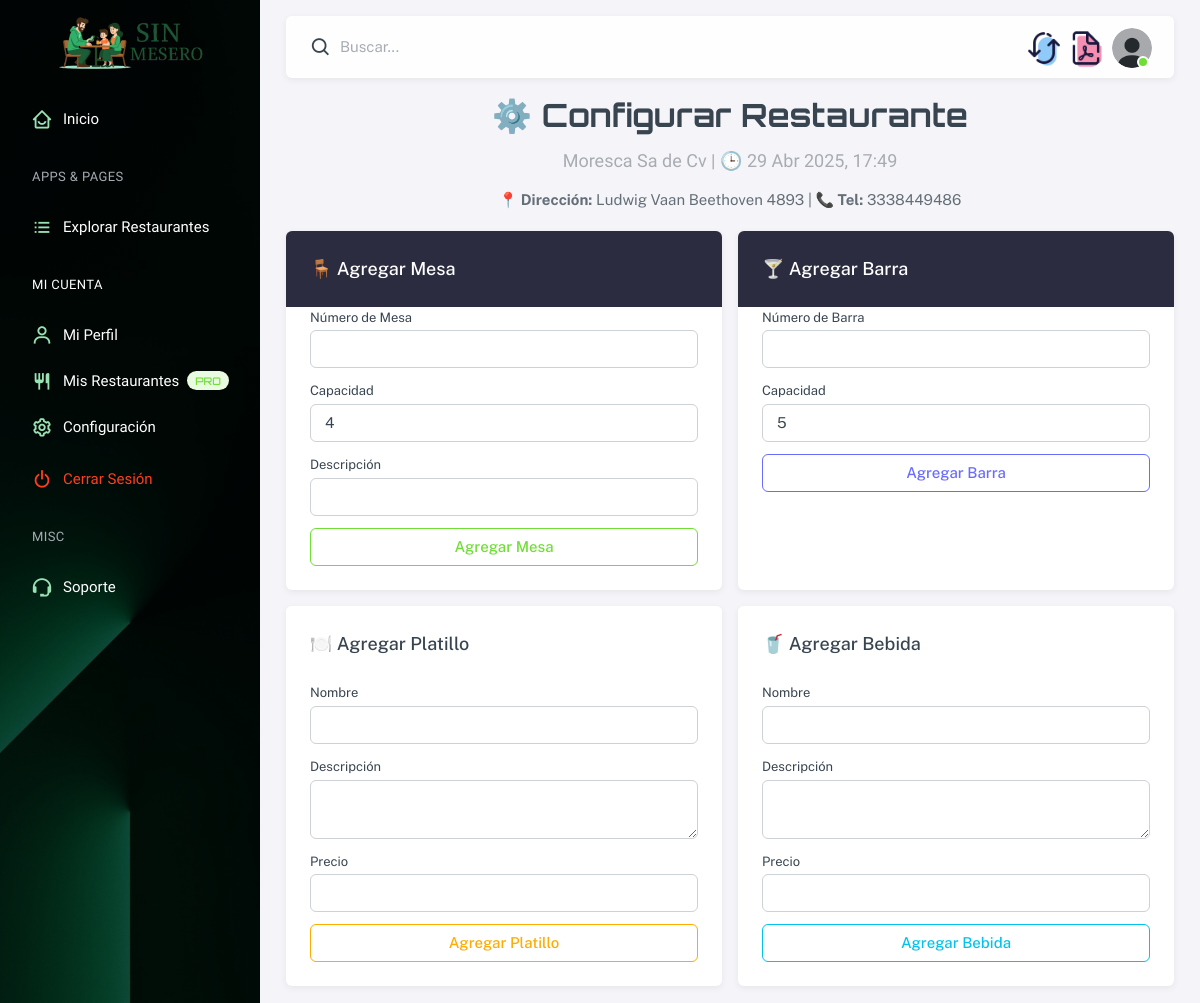
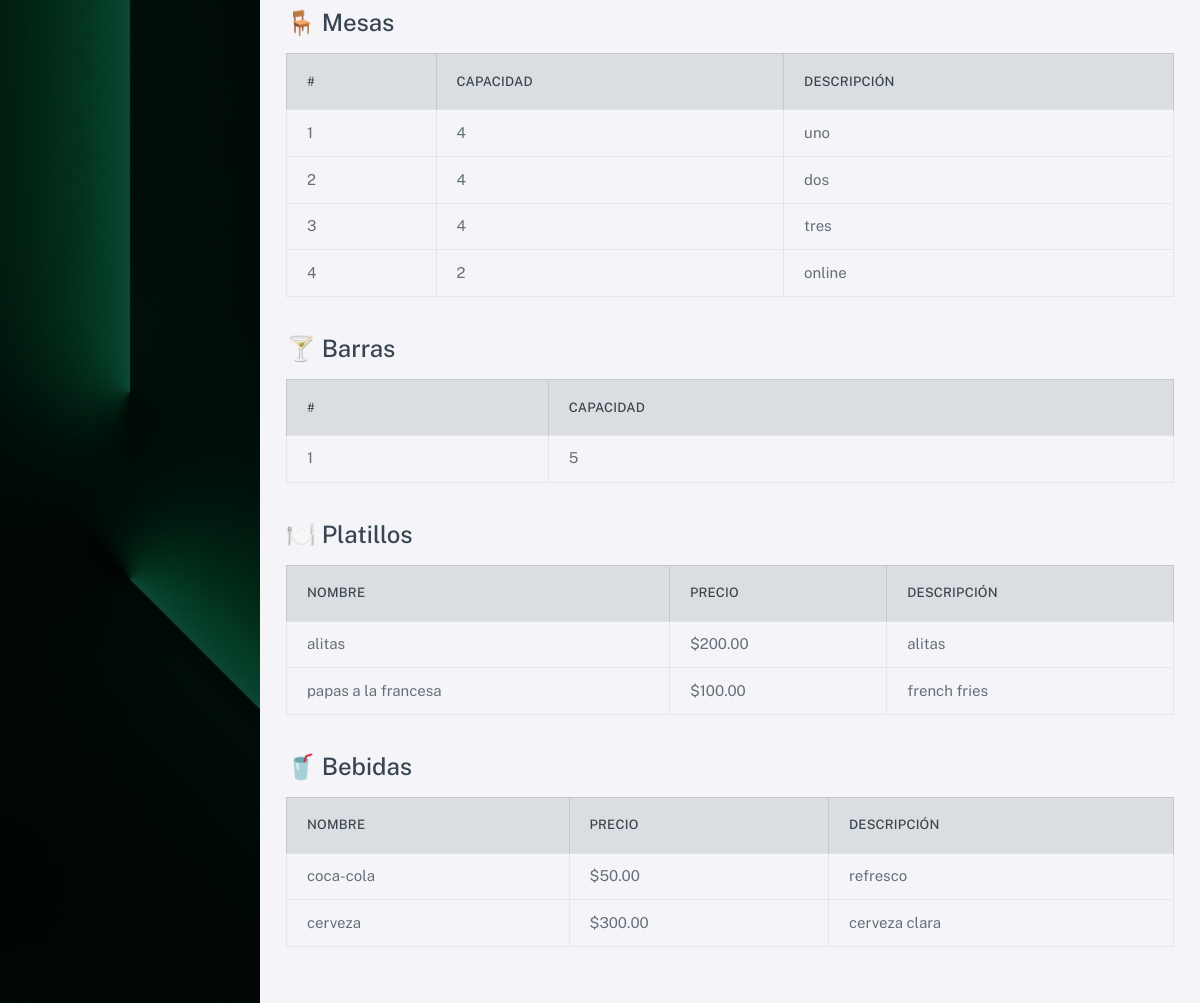
/restaurantes/configurar_restaurante/a10b1a-moresca-sa-de-cv/ (signed in), run on the app's committed database (2 pictures, top to bottom).
### restaurantes/models.py (models this page shows, shortened)
class Restaurante(models.Model):
    id = models.AutoField(primary_key=True)
    socio = models.ForeignKey(PerfilUsuario, on_delete=models.CASCADE, related_name='restaurantes')
    nombre = models.CharField(max_length=255)
    slug = models.SlugField(max_length=300, unique=True, blank=True)
    direccion = models.CharField(max_length=255, blank=True, null=True)
    telefono = models.CharField(max_length=20, blank=True, null=True)
    fecha_creacion = models.DateTimeField(auto_now_add=True)

class Mesa(models.Model):
    id = models.AutoField(primary_key=True)
    restaurante = models.ForeignKey(Restaurante, on_delete=models.CASCADE, related_name='mesas')
    numero_mesa = models.PositiveIntegerField()
    disponibilidad = models.BooleanField(default=True)  # Indica si la mesa está disponible
    capacidad = models.PositiveIntegerField(default=4, blank=True, null=True)  # Capacidad máxima de la mesa
    descripcion = models.CharField(max_length=255, blank=True, null=True)  # Descripción de la mesa
    class Meta:
        unique_together = ('restaurante', 'numero_mesa')  # Asegura que el mismo número de mesa no se repita en el mismo restaurante

class Barra(models.Model):
    id = models.AutoField(primary_key=True)
    restaurante = models.ForeignKey(Restaurante, on_delete=models.CASCADE, related_name='barras')
    numero_barra = models.PositiveIntegerField()
    capacidad = models.PositiveIntegerField(default=5, blank=True, null=True)  # Capacidad de la barra
    disponibilidad = models.BooleanField(default=True)  # Indica si la barra está disponible
    class Meta:
        unique_together = ('restaurante', 'numero_barra')  # Asegura que el mismo número de barra no se repita en el mismo restaurante

class Platillo(models.Model):
    id = models.AutoField(primary_key=True)
    restaurante = models.ForeignKey(Restaurante, on_delete=models.CASCADE, related_name='platillos')
    nombre = models.CharField(max_length=255)
    descripcion = models.TextField(blank=True, null=True)
    precio = models.DecimalField(max_digits=10, decimal_places=2, blank=True, null=True)
    disponible = models.BooleanField(default=True)  # Indica si el platillo está disponible

class Bebida(models.Model):
    id = models.AutoField(primary_key=True)
    restaurante = models.ForeignKey(Restaurante, on_delete=models.CASCADE, related_name='bebidas')
    nombre = models.CharField(max_length=255)
    descripcion = models.TextField(blank=True, null=True)
    precio = models.DecimalField(max_digits=10, decimal_places=2, blank=True, null=True)
    disponible = models.BooleanField(default=True)  # Indica si la bebida está disponible

### restaurantes/views.py (the view, shortened to what this page needs)
# urls.py: path('configurar_restaurante/<slug:slug>/', views.configurar_restaurante, name='configurar_restaurante'),
@login_required
def configurar_restaurante(request, slug):
    restaurante = get_object_or_404(Restaurante, slug=slug)
    if restaurante.socio != request.user.perfil:
        return redirect('restaurantes_socio')  # Redirigir si no es el socio
    secciones = ['mesas', 'barras', 'platillos', 'bebidas']
    return render(request, 'restaurantes/configurar_restaurante.html', {
        'restaurante': restaurante,
        'mesas': Mesa.objects.filter(restaurante=restaurante),
        'barras': Barra.objects.filter(restaurante=restaurante),
        'platillos': Platillo.objects.filter(restaurante=restaurante),
        'bebidas': Bebida.objects.filter(restaurante=restaurante),
        'secciones': secciones,
    })

### usuarios/models.py (called while the page is built)
    def membresia_activa(self):
        if self.fecha_expiracion and timezone.now() > self.fecha_expiracion:
            return False
        return self.es_socio

### restaurantes/templates/restaurantes/configurar_restaurante.html (shortened to what this page needs)
{% extends 'base.html' %}
{% block content %}
<div class="container-fluid py-5">
  <div class="text-center mb-5">
    <h1 class="display-5 fw-bold fuente-2">⚙️ Configurar Restaurante</h1>
    <p class="text-muted fuente fs-5">{{ restaurante.nombre }} | 🕒 {{ restaurante.fecha_creacion|date:"d M Y, H:i" }}</p>
    <p><strong>📍 Dirección:</strong> {{ restaurante.direccion|default:"Sin dirección" }} |
      <strong>📞 Tel:</strong> {{ restaurante.telefono|default:"Sin teléfono" }}</p>
  </div>
  <div class="row g-4">
    <div class="col-md-6">
      <div class="card shadow-sm border-0 h-100">
        <div class="card-header bg-dark">
          <h5 class="mb-0 text-white">🪑 Agregar Mesa</h5>
        </div>
        <div class="card-body">
          <form method="POST">
            <div class="mb-3">
              <label class="form-label">Número de Mesa</label>
              <input type="number" name="numero_mesa" class="form-control" required>
            </div>
            <div class="mb-3">
              <label class="form-label">Capacidad</label>
              <input type="number" name="capacidad" class="form-control" value="4" required>
            </div>
            <div class="mb-3">
              <label class="form-label">Descripción</label>
              <input type="text" name="descripcion" class="form-control">
            </div>
            <button type="submit" class="btn btn-outline-success w-100">Agregar Mesa</button>
          </form>
        </div>
      </div>
    </div>
    <div class="col-md-6">
      <div class="card shadow-sm border-0 h-100">
        <div class="card-header bg-dark">
          <h5 class="mb-0 text-white">🍸 Agregar Barra</h5>
        </div>
        <div class="card-body">
          <form method="POST">
            <div class="mb-3">
              <label class="form-label">Número de Barra</label>
              <input type="number" name="numero_barra" class="form-control" required>
            </div>
            <div class="mb-3">
              <label class="form-label">Capacidad</label>
              <input type="number" name="capacidad" class="form-control" value="5" required>
            </div>
            <button type="submit" class="btn btn-outline-primary w-100">Agregar Barra</button>
          </form>
        </div>
      </div>
    </div>
    <div class="col-md-6">
      <div class="card shadow-sm border-0 h-100">
        <div class="card-header bg-white">
          <h5 class="mb-0">🍽️ Agregar Platillo</h5>
        </div>
        <div class="card-body">
          <form method="POST">
            <div class="mb-3">
              <label class="form-label">Nombre</label>
              <input type="text" name="nombre_platillo" class="form-control" required>
            </div>
            <div class="mb-3">
              <label class="form-label">Descripción</label>
              <textarea name="descripcion_platillo" class="form-control"></textarea>
            </div>
            <div class="mb-3">
              <label class="form-label">Precio</label>
              <input type="number" name="precio_platillo" step="0.01" class="form-control" required>
            </div>
            <button type="submit" class="btn btn-outline-warning w-100">Agregar Platillo</button>
          </form>
        </div>
      </div>
    </div>
    <div class="col-md-6">
      <div class="card shadow-sm border-0 h-100">
        <div class="card-header bg-white">
          <h5 class="mb-0">🥤 Agregar Bebida</h5>
        </div>
        <div class="card-body">
          <form method="POST">
            <div class="mb-3">
              <label class="form-label">Nombre</label>
              <input type="text" name="nombre_bebida" class="form-control" required>
            </div>
            <div class="mb-3">
              <label class="form-label">Descripción</label>
              <textarea name="descripcion_bebida" class="form-control"></textarea>
            </div>
            <div class="mb-3">
              <label class="form-label">Precio</label>
              <input type="number" name="precio_bebida" step="0.01" class="form-control" required>
            </div>
            <button type="submit" class="btn btn-outline-info w-100">Agregar Bebida</button>
          </form>
        </div>
      </div>
    </div>
  </div>
  <div class="row mt-5">
    <div class="col-12">
      <h4 class="mb-3">🪑 Mesas</h4>
      <div class="table-responsive">
        <table class="table table-hover align-middle table-bordered">
          <thead class="table-light">
            <tr>
              <th>#</th><th>Capacidad</th><th>Descripción</th>
            </tr>
          </thead>
          <tbody>
            {% for mesa in mesas %}
              <tr>
                <td>{{ mesa.numero_mesa }}</td>
                <td>{{ mesa.capacidad }}</td>
                <td>{{ mesa.descripcion|default:"Sin descripción" }}</td>
              </tr>
            {% endfor %}
          </tbody>
        </table>
      </div>
    </div>
    <div class="col-12 mt-4">
      <h4 class="mb-3">🍸 Barras</h4>
      <div class="table-responsive">
        <table class="table table-hover align-middle table-bordered">
          <thead class="table-light">
            <tr>
              <th>#</th><th>Capacidad</th>
            </tr>
          </thead>
          <tbody>
            {% for barra in barras %}
              <tr>
                <td>{{ barra.numero_barra }}</td>
                <td>{{ barra.capacidad }}</td>
              </tr>
            {% endfor %}
          </tbody>
        </table>
      </div>
    </div>
    <div class="col-12 mt-4">
      <h4 class="mb-3">🍽️ Platillos</h4>
      <div class="table-responsive">
        <table class="table table-hover align-middle table-bordered">
          <thead class="table-light">
            <tr>
              <th>Nombre</th><th>Precio</th><th>Descripción</th>
            </tr>
          </thead>
          <tbody>
            {% for platillo in platillos %}
              <tr>
                <td>{{ platillo.nombre }}</td>
                <td>${{ platillo.precio }}</td>
                <td>{{ platillo.descripcion|default:"Sin descripción" }}</td>
              </tr>
            {% endfor %}
          </tbody>
        </table>
      </div>
    </div>
    <div class="col-12 mt-4 mb-5">
      <h4 class="mb-3">🥤 Bebidas</h4>
      <div class="table-responsive">
        <table class="table table-hover align-middle table-bordered">
          <thead class="table-light">
            <tr>
              <th>Nombre</th><th>Precio</th><th>Descripción</th>
            </tr>
          </thead>
          <tbody>
            {% for bebida in bebidas %}
              <tr>
                <td>{{ bebida.nombre }}</td>
                <td>${{ bebida.precio }}</td>
                <td>{{ bebida.descripcion|default:"Sin descripción" }}</td>
              </tr>
            {% endfor %}
          </tbody>
        </table>
      </div>
    </div>
  </div>
</div>
{% endblock %}

### restaurante/templates/base.html (style rules this page uses)
.fuente { font-family: 'Sora', sans-serif; }
.fuente-2 { font-family: 'Orbitron', sans-serif; }

### data on the page
Restaurante: nombre "Moresca Sa de Cv", fecha_creacion "29 Abr 2025, 17:49", direccion "Ludwig Vaan Beethoven 4893", telefono "3338449486"
Mesa: numero_mesa "1", capacidad "4", descripcion "uno"
Mesa: numero_mesa "2", capacidad "4", descripcion "dos"
Mesa: numero_mesa "3", capacidad "4", descripcion "tres"
Mesa: numero_mesa "4", capacidad "2", descripcion "online"
Barra: numero_barra "1", capacidad "5"
Platillo: nombre "alitas", precio "200.00", descripcion "alitas"
Platillo: nombre "papas a la francesa", precio "100.00", descripcion "french fries"
Bebida: nombre "coca-cola", precio "50.00", descripcion "refresco"
Bebida: nombre "cerveza", precio "300.00", descripcion "cerveza clara"
